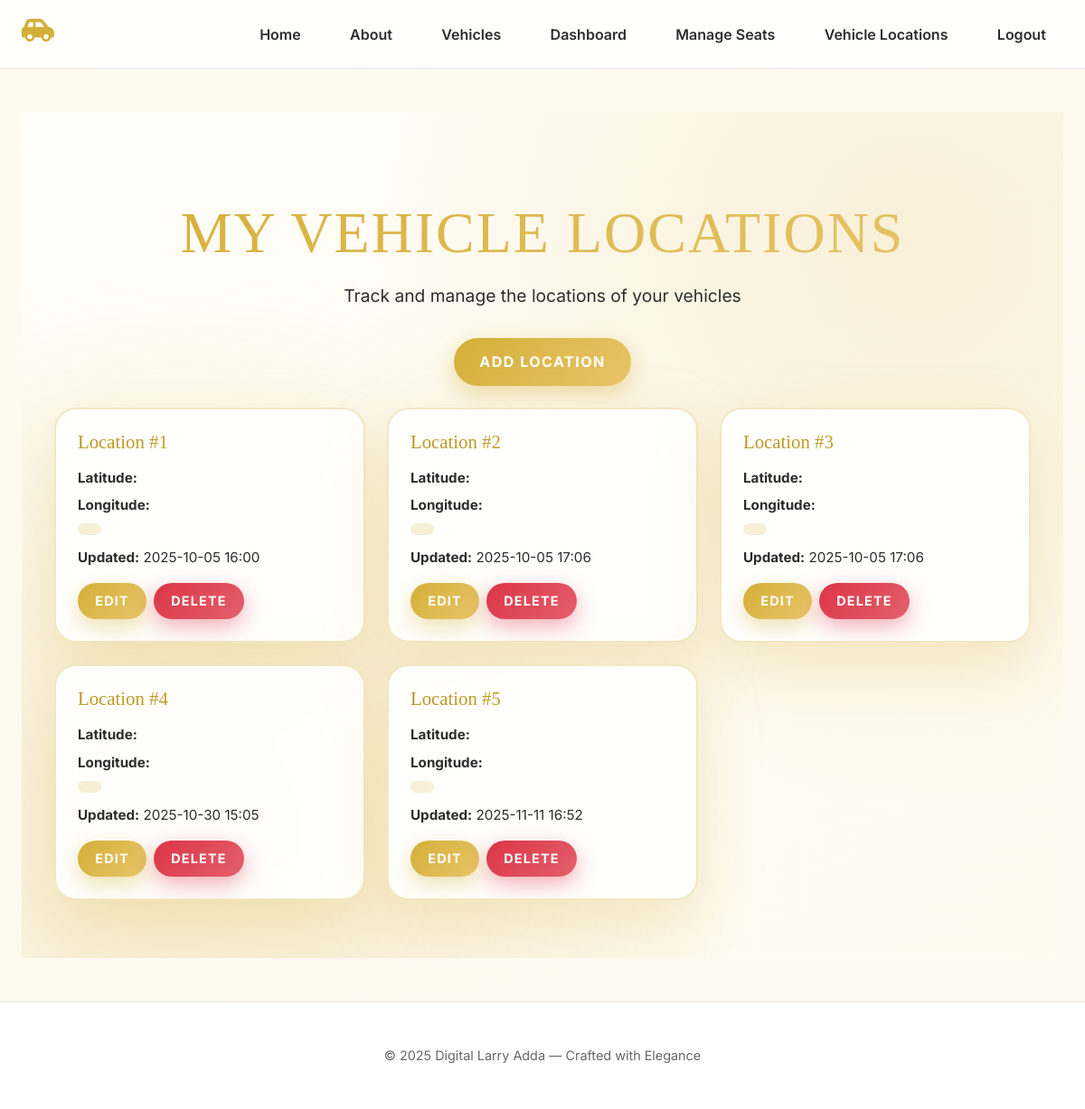
/driver/vehicle-locations/ (signed in), run on the app's committed database.
### main/models.py (models this page shows, shortened)
class VehicleLocation(models.Model):
    vehicle = models.ForeignKey(Vehicle, on_delete=models.CASCADE)
    latitude = models.DecimalField(max_digits=9, decimal_places=6)
    longitude = models.DecimalField(max_digits=9, decimal_places=6)
    updated_at = models.DateTimeField(auto_now=True)

### main/views.py (the view)
# urls.py: path('driver/vehicle-locations/', views.driver_vehicle_location_list, name='driver_vehicle_location_list'),
@login_required
def driver_vehicle_location_list(request):
    if not request.user.groups.filter(name="Driver").exists():
        return redirect("home")
    locations = VehicleLocation.objects.filter(vehicle__driver=request.user)
    return render(request, "driver/vehicle_location_list.html", {"locations": locations})

### main/templates/driver/vehicle_location_list.html (shortened to what this page needs)
{% extends 'base.html' %}
{% load static %}
{% block content %}
<section class="locations-section">
  <div class="container">
    <div class="locations-header">
      <h1>My Vehicle Locations</h1>
      <p>Track and manage the locations of your vehicles</p>
    </div>
    <div style="text-align: center; margin-bottom: 1.5rem;">
      <a href="{% url 'driver_vehicle_location_add' %}" class="btn btn-golden">Add Location</a>
    </div>
    {% if locations %}
      <div class="locations-grid">
        {% for loc in locations %}
          <div class="location-card">
            <h3>Location #{{ forloop.counter }}</h3>
            <p><strong>Latitude:</strong> {{ loc.lat }}</p>
            <p><strong>Longitude:</strong> {{ loc.lng }}</p>
            <div class="status-badge">{{ loc.get_status_display }}</div>
            <p><strong>Updated:</strong> {{ loc.updated_at|date:"Y-m-d H:i" }}</p>
            <div class="actions">
              <a href="{% url 'driver_vehicle_location_edit' loc.id %}" class="btn btn-golden btn-golden-sm">Edit</a>
              <a href="{% url 'driver_vehicle_location_delete' loc.id %}" class="btn btn-danger btn-sm" onclick="return confirm('Delete this location?')">Delete</a>
            </div>
          </div>
        {% empty %}
          <div class="no-locations-card">
            <p>No locations recorded yet.</p>
          </div>
        {% endfor %}
      </div>
    {% endif %}
  </div>
</section>
{% endblock %}

### main/templates/base.html (style rules this page uses)
:root { --gold: #d4af37; --gold-light: #e8c56a; --cream: #fffaf0; --charcoal: #2d2d2d; --border: #e5e5e5; --shadow: 0 8px 32px rgba(212, 175, 55, 0.1); --shadow-hover: 0 16px 48px rgba(212, 175, 55, 0.2); }
body { font-family: "Inter", sans-serif; background: linear-gradient(135deg, var(--cream) 0%, #fff8f0 100%); color: var(--charcoal); margin: 0; }

### data on the page
VehicleLocation: updated_at "2025-10-05 16:00"
VehicleLocation: updated_at "2025-10-05 17:06"
VehicleLocation: updated_at "2025-10-05 17:06"
VehicleLocation: updated_at "2025-10-30 15:05"
VehicleLocation: updated_at "2025-11-11 16:52"
